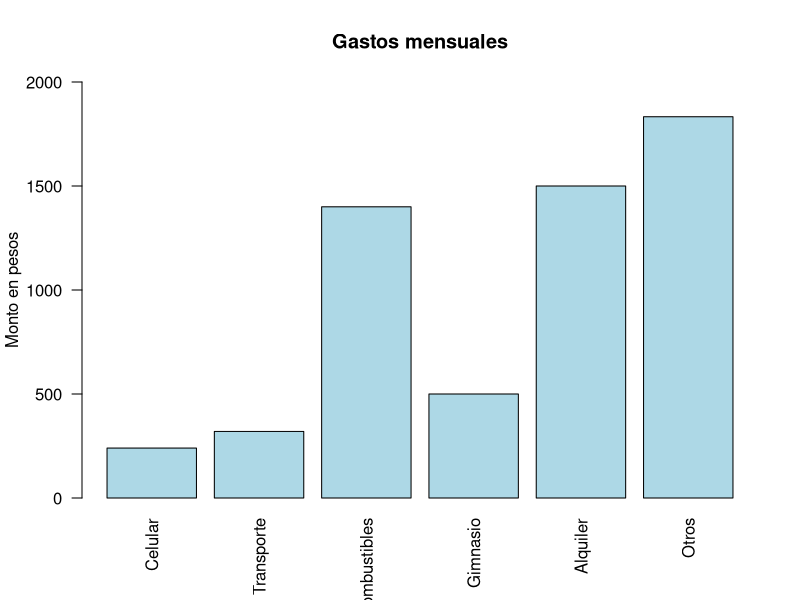

Recreate this plot in R.
# Variables de gastos mensuales
celular <- 240
transporte <- 320
combustibles <- 1400
gimnasio <- 500
alquiler <- 1500
otros <- 1833

# Cálculo de totales
total_mensual <- celular + transporte + combustibles + gimnasio + alquiler + otros
semestre <- total_mensual * 5
anual <- total_mensual * 10

# Vectores para graficar
gastos <- c(celular, transporte, combustibles, gimnasio, alquiler, otros)
nombres <- c("Celular", "Transporte", "Combustibles", "Gimnasio", "Alquiler", "Otros")

barplot(gastos,
        names.arg = nombres,
        col = "lightblue",
        main = "Gastos mensuales",
        ylab = "Monto en pesos",
        ylim = c(0, 2000),
        las = 2)

# Crear tabla de gastos ordenados con nombres
gastos_ordenados <- sort(gastos, decreasing = TRUE)
nombres_ordenados <- nombres[order(gastos, decreasing = TRUE)]

# Mostrar como tabla
data.frame(Categoría = nombres_ordenados,
           Monto = gastos_ordenados)

